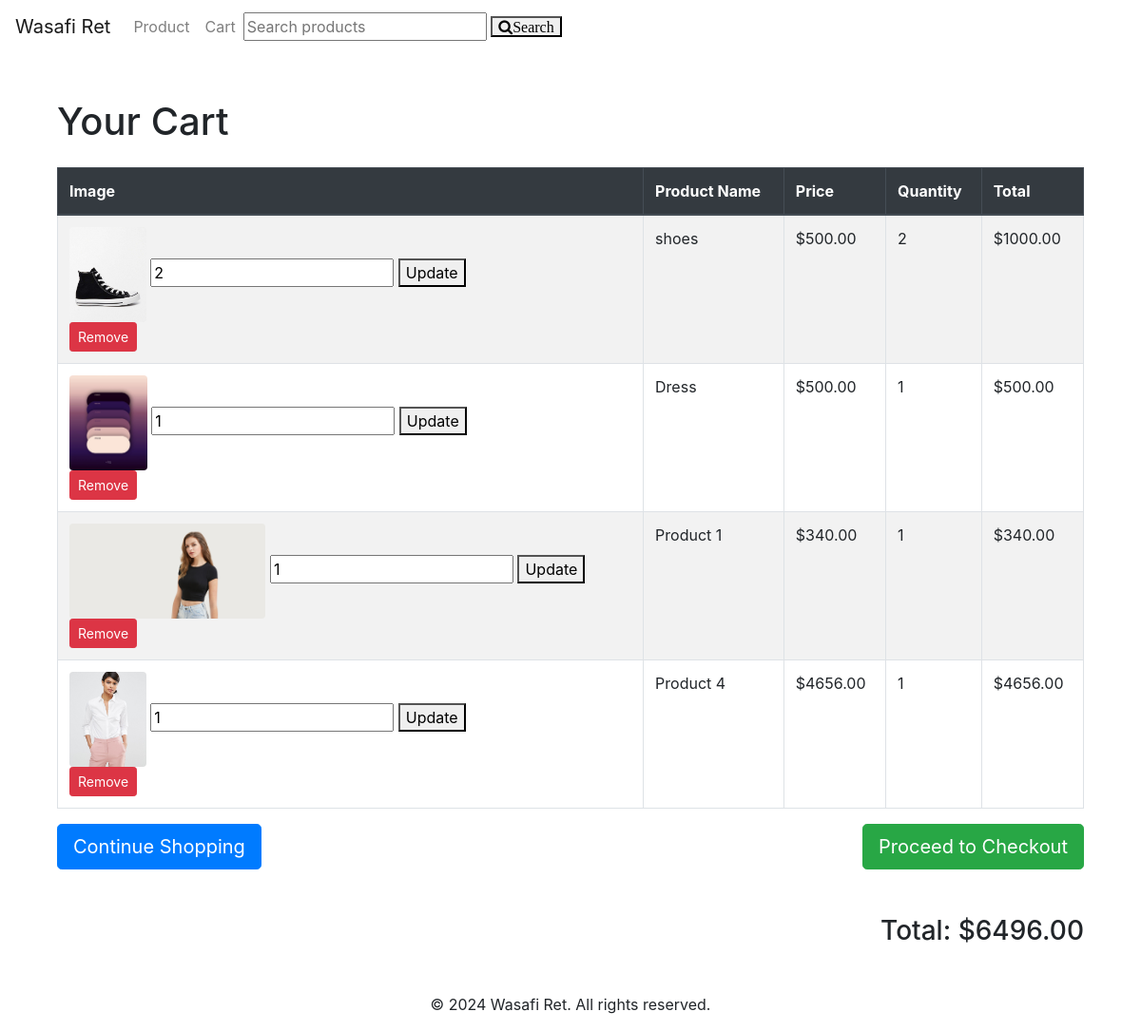
The app's page /cart/ (signed in), older data.
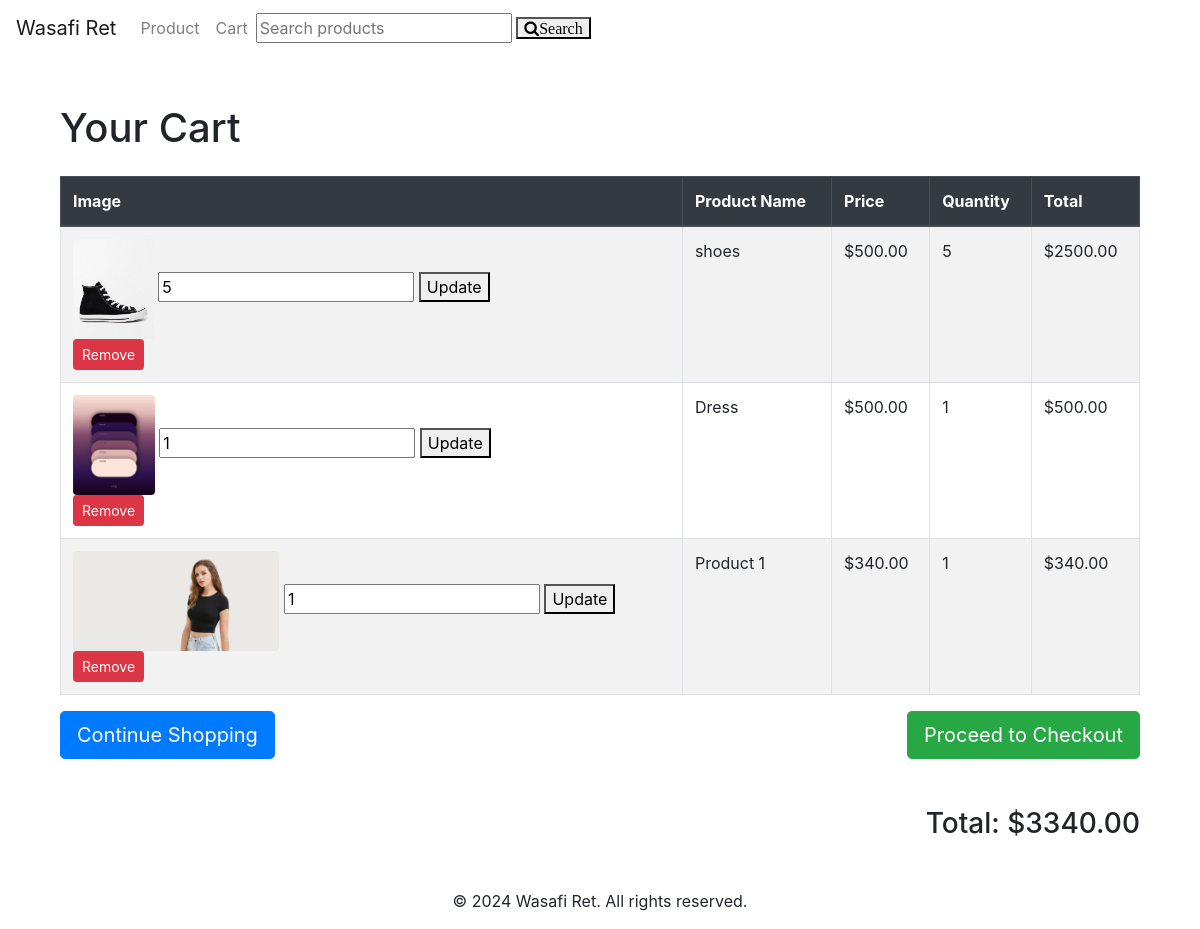
The same page, newer data.
### WasafiRet/models.py (models this page shows, shortened)
class CartItem(models.Model):
    cart=models.ForeignKey(Cart,on_delete=models.CASCADE)
    product=models.ForeignKey(Product,on_delete=models.CASCADE)
    quantity=models.PositiveIntegerField(default=1)
    def get_total(self):
        return self.quantity*self.product.price

class Product(models.Model):
    name=models.CharField(max_length=255)
    description=models.TextField()
    price=models.DecimalField(max_digits=10,decimal_places=2)
    stock=models.IntegerField()
    category=models.ForeignKey(Category,on_delete=models.CASCADE)
    is_active=models.BooleanField(default=True)
    image=models.ImageField(upload_to=',media/images',blank=True,null=True)

### WasafiRet/views.py (the view)
# urls.py: path('cart/', views.view_cart, name='view_cart'),
def view_cart(request):
    cart=Cart.objects.filter(user=request.user).first()
    cart_items=CartItem.objects.filter(cart=cart)
    cart_total=sum(item.get_total() for item in cart_items)
    return render(request, 'WasafiRet/cart.html', {'cart_items':cart_items, 'cart_total':cart_total})

### WasafiRet/templates/WasafiRet/cart.html (shortened to what this page needs)
{% extends 'WasafiRet/base.html' %}
{% load static %}
{% block content %}
<div class="container mt-5">
  <h1>Your Cart</h1>
  {% if cart_items %}
  <table class="table table-bordered table-striped mt-4">
    <thead class="thead-dark">
      <tr>
        <th>Image</th>
        <th>Product Name</th>
        <th>Price</th>
        <th>Quantity</th>
        <th>Total</th>
      </tr>
    </thead>
    <tbody>
      {% for item in cart_items %}
      <tr>
        <td>
          {% if item.product.image %}
          <img
            src="{{ item.product.image.url }}"
            class="img-fluid rounded"
            alt="{{ item.product.name }}"
            style="max-height: 100px"
          />
          {% endif %}
          <form
            method="POST"
            action="{% url 'update_cart' item.id %}"
            style="display: inline"
          >
            <input
              type="number"
              name="quantity"
              value="{{ item.quantity }}"
              min="1"
            />
            <button type="submit">Update</button>
          </form>
          <div class="text-left">
            <a
              href="{% url 'remove_cart' item.id %}"
              class="btn btn-danger btn-sm"
              >Remove</a
            >
          </div>
        </td>
        <td>{{ item.product.name }}</td>
        <td>${{ item.product.price }}</td>
        <td>{{ item.quantity }}</td>
        <td>${{ item.get_total }}</td>
      </tr>
      {% endfor %}
    </tbody>
  </table>
  <div class="row mb-5">
    <div class="col-md-6 text-left">
      <a href="{% url 'product_list' %}" class="btn btn-primary btn-lg">Continue Shopping</a>
    </div>
    <div class="col-md-6 text-right">
      <a href="{% url 'orders:checkout' %}" class="btn btn-success btn-lg">Proceed to Checkout</a>
    </div>
  </div>
  <div class="text-right">
    <h3>Total: ${{ cart_total }}</h3>
  </div>
  {% else %}
  <div class="alert alert-warning mt-5">
    <strong>Your cart is empty.</strong> Start adding some products!
  </div>
  {% endif %}
</div>
{% endblock %}

### WasafiRet/templates/WasafiRet/base.html (shortened to what this page needs)
{% load static %}
<!DOCTYPE html>
<html lang="en">
  <head>
    <link rel="stylesheet" href="{% static 'css/style.css' %}" />
    <link
      rel="stylesheet"
      href="https://stackpath.bootstrapcdn.com/bootstrap/4.5.2/css/bootstrap.min.css"
    />
    <link
      rel="stylesheet"
      href="https://cdnjs.cloudflare.com/ajax/libs/font-awesome/4.7.0/css/font-awesome.min.css"
    />
  </head>
  <body>
    <header>
      <nav class="navbar navbar-expand-lg navbar-light">
        <a class="navbar-brand" href="#">Wasafi Ret</a>
        <div class="collapse navbar-collapse" id="navbarNav">
          <ul class="navbar-nav">
            <li class="nav-item">
              <a class="nav-link" href="{% url 'product_list' %}">Product</a>
            </li>
            <li class="nav-item">
              <a class="nav-link" href="{% url 'view_cart' %}">Cart</a>
            </li>
          </ul>
          <form method="POST" action="{% url 'search' %}">
            <input
              type="text"
              name="search_query"
              placeholder="Search products"
            />
            <button class="fa fa-search" type="submit">Search</button>
          </form>
        </div>
      </nav>
    </header>
    <main class="container mt-5">{% block content %}{% endblock %}</main>
    <footer class="text-center mt-5">
      <p>&copy; 2024 Wasafi Ret. All rights reserved.</p>
    </footer>
  </body>
</html>

Row changes from the older to the newer data that the page shows:
removed CartItem: product.image (picture), quantity "1", product.name "Product 4", product.price "4656.00", get_total "4656.00"
changed CartItem "shoes": quantity "2" → "5"; get_total "1000.00" → "2500.00"
Text that changed along with them:
{{ cart_total }}: "6496.00" → "3340.00"
